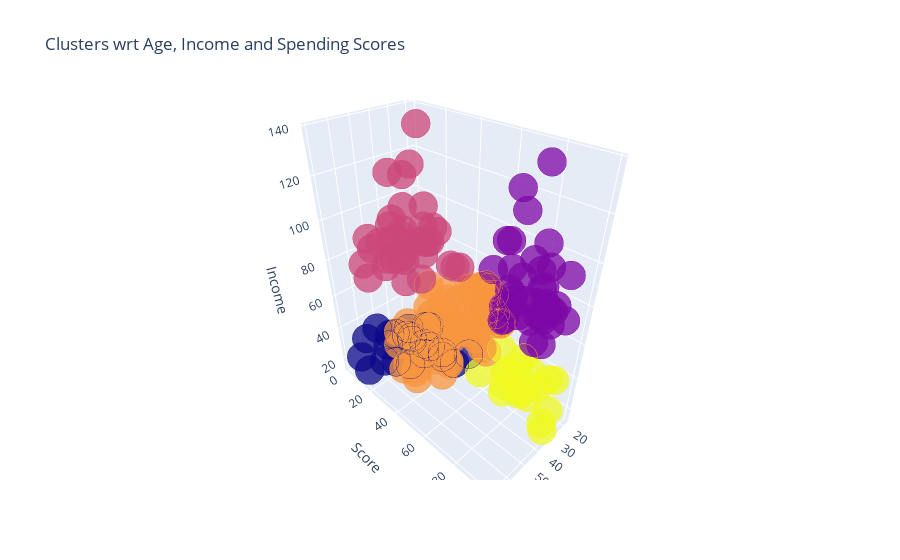

The code cell stored with this chart in its notebook:
### Code cell
import plotly as py
import plotly.graph_objs as go

trace1 = go.Scatter3d(
    x= X['Age'],
    y= X['Score'],
    z= X['Income'],

    mode='markers',
     marker=dict(
        color = X['cluster'], 
        size= 10,
        line=dict(color= X['cluster'], width= 10), opacity=0.75)
)

data = [trace1]
layout = go.Layout(
    title= 'Clusters wrt Age, Income and Spending Scores',
    scene = dict(
            xaxis = dict(title  = 'Age'),
            yaxis = dict(title  = 'Score'),
            zaxis = dict(title  = 'Income')
        )
)

fig = go.Figure(data=data, layout=layout)
py.offline.iplot(fig)

### Figure 1 — Plotly figure (JSON) as saved in the notebook; plotly's stock layout.template omitted (floating-point values rounded to 4 significant figures; data arrays with more than 128 entries replaced by an {"elided": "..."} marker saying what was removed)
{"data": [{"marker": {"color": {"elided": "200 int values"}, "line": {"color": {"elided": "200 int values"}, "width": 10}, "opacity": 0.75, "size": 10}, "mode": "markers", "type": "scatter3d", "x": {"elided": "200 int values"}, "y": {"elided": "200 int values"}, "z": {"elided": "200 int values"}}], "layout": {"scene": {"xaxis": {"title": {"text": "Age"}}, "yaxis": {"title": {"text": "Score"}}, "zaxis": {"title": {"text": "Income"}}}, "title": {"text": "Clusters wrt Age, Income and Spending Scores"}}}
